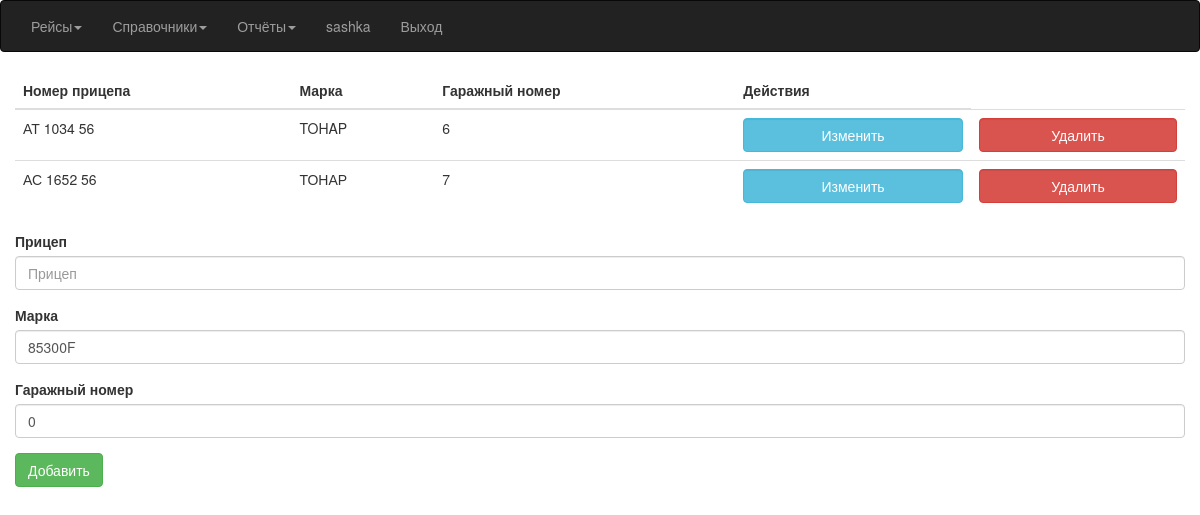
The app's page /Trailer/ (signed in) with its own data.
### Avtoregion/models.py (models this page shows, shortened)
class Trailer(models.Model):
    id_trailer = models.AutoField(primary_key=True)
    number = models.CharField(max_length=10)
    brand_trailer = models.CharField(max_length=10, default='85300F')
    garage_number_trailer = models.DecimalField(max_digits=10, decimal_places=0, max_length=5, blank=True, default=0)

### Avtoregion/views.py (the view)
# urls.py: url(r'^Trailer/$', views.TrailerViewList.as_view(), name='TrailerList'),
class TrailerViewList(LoginRequiredMixin, ListView):
    model = Trailer
    template_name = 'trailer.html'
    context_object_name = 'qTrailer'
    def get_context_data(self, **kwargs):
        context = super().get_context_data(**kwargs)
        context['form'] = TrailerForm()
        return context

### Avtoregion/forms.py
class TrailerForm(ModelForm):
    class Meta:
        model = Trailer
        fields = ['number', 'brand_trailer', 'garage_number_trailer']
        labels = {'number': 'Прицеп', 'brand_trailer': 'Марка', 'garage_number_trailer': 'Гаражный номер'}

### templates/trailer.html (shortened to what this page needs)
{% extends "index.html" %}
{% load bootstrap3 %}
{% block content %}
 <div class="container-fluid">
 {% if qTrailer %}
	 <table class="table table-responsive">
		 <thead>
		    <th>Номер прицепа</th>
		    <th>Марка</th>
		    <th>Гаражный номер</th>
		    <th>Действия</th>
		 </thead>
		 <tbody>
	 {% for q in qTrailer %}
	    <tr>
		 <td>
			{{ q.number }}
		 </td>
		    <td>
			    {{ q.brand_trailer}}
		    </td>
		    <td>
			    {{ q.garage_number_trailer}}
		    </td>
		 <td>
			 <form action="update{{ q.pk }}" method="get">
				 <button class="btn btn-info form-control">Изменить</button>
			 </form>
		 </td>
		 <td>
             <form action="{% url 'TrailerDelete' %}" method="post">
                 <button class="btn btn-danger form-control delete-confirmation">Удалить</button>
             </form>
		 </td>
        </tr>
	 {% endfor %}
		 </tbody>
	 </table>
 {% endif %}
 <form action="add" method="post">
	  {% for field in form %}
		  {% bootstrap_field field %}
	  {% endfor %}
    <button class="btn btn-success">Добавить</button>
</form>
 </div>
{% endblock %}

### templates/index.html (shortened to what this page needs)
{% load static %}
<!DOCTYPE html>
<html lang="ru">
<head>
	<link rel="stylesheet" href="{% static "css/bootstrap.min.css" %}">
	<link rel="stylesheet" href="https://cdnjs.cloudflare.com/ajax/libs/font-awesome/4.7.0/css/font-awesome.min.css">
	<link rel="stylesheet" href="{% static "css/daterangepicker.css" %}">
</head>
{% if user.is_anonymous %}
    <body>
    {% block login %}
    {% endblock %}
    </body>
{% else %}
    <body>
    <nav class="navbar navbar-inverse">
	    <div class="container-fluid">
		    <ul class="nav navbar-nav">
			    <li class="dropdown">
				    <a class="dropdown-toggle" data-toggle="dropdown" href="{% url 'Race' %}">Рейсы<span class="caret"></span></a>
			    </li>
			    <li class="dropdown">
				    <a class="dropdown-toggle" href="index.html" data-toggle="dropdown">Справочники<span class="caret"></span></a>
			    </li>
			    <li class="dropdown">
				    <a class="dropdown-toggle" data-toggle="dropdown" href="index.html">Отчёты<span class="caret"></span></a>
			    </li>
			    <li class="navbar-text">{{ user }}</li>
			    <li><a class="navbar-link" href="{% url 'logout' %}">Выход</a></li>
		    </ul>
	    </div>
    </nav>
		{% block content %}
		{% endblock %}
    </body>
{% endif %}
</html>

### records on screen
Trailer: number "АТ 1034 56", brand_trailer "TOHAP", garage_number_trailer "6"
Trailer: number "АС 1652 56", brand_trailer "ТОНАР", garage_number_trailer "7"

### other values on screen
{{ user }} "sashka"
